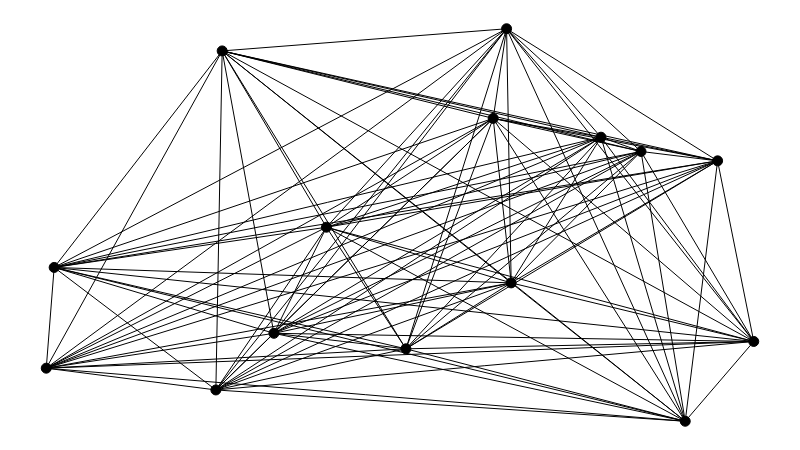

Notebook source saved alongside this figure:
### Markdown cell above
Gerando um grafo completo:

### Code cell
g = sn.generate_complete_graph(15)

sn.show_graph(g)

### Figure 1 — Plotly figure (JSON) as saved in the notebook; plotly's stock layout.template omitted (floating-point values rounded to 4 significant figures; data arrays with more than 128 entries replaced by an {"elided": "..."} marker saying what was removed)
{"data": [{"hoverinfo": "none", "line": {"color": "rgb(0, 0, 0)", "width": 1}, "mode": "lines", "x": {"elided": "315 float values"}, "y": {"elided": "315 float values"}}, {"hoverinfo": "none", "marker": {"color": "rgb(0, 0, 0)", "line": {"color": "rgb(0, 0, 0)", "width": 1}, "size": 10}, "mode": "markers+text", "text": [], "textfont": {"color": "rgb(255, 255, 255)"}, "textposition": "middle center", "x": [0.2528, 0.9261, 0.3231, 0.9753, 0.5025, 0.3945, 0.8221, 0.7677, 0.8821, 0.6211, 0.2442, 0.6456, 0.02445, 0.0137, 0.6393], "y": [0.8707, 0.651, 0.3064, 0.2901, 0.2754, 0.5184, 0.6697, 0.6983, 0.1306, 0.7359, 0.1932, 0.4071, 0.438, 0.2367, 0.915]}], "layout": {"height": 450, "margin": {"b": 0, "l": 0, "r": 0, "t": 0}, "showlegend": false, "width": 800, "xaxis": {"showgrid": false, "showticklabels": false, "zeroline": false}, "yaxis": {"showgrid": false, "showticklabels": false, "zeroline": false}}}
